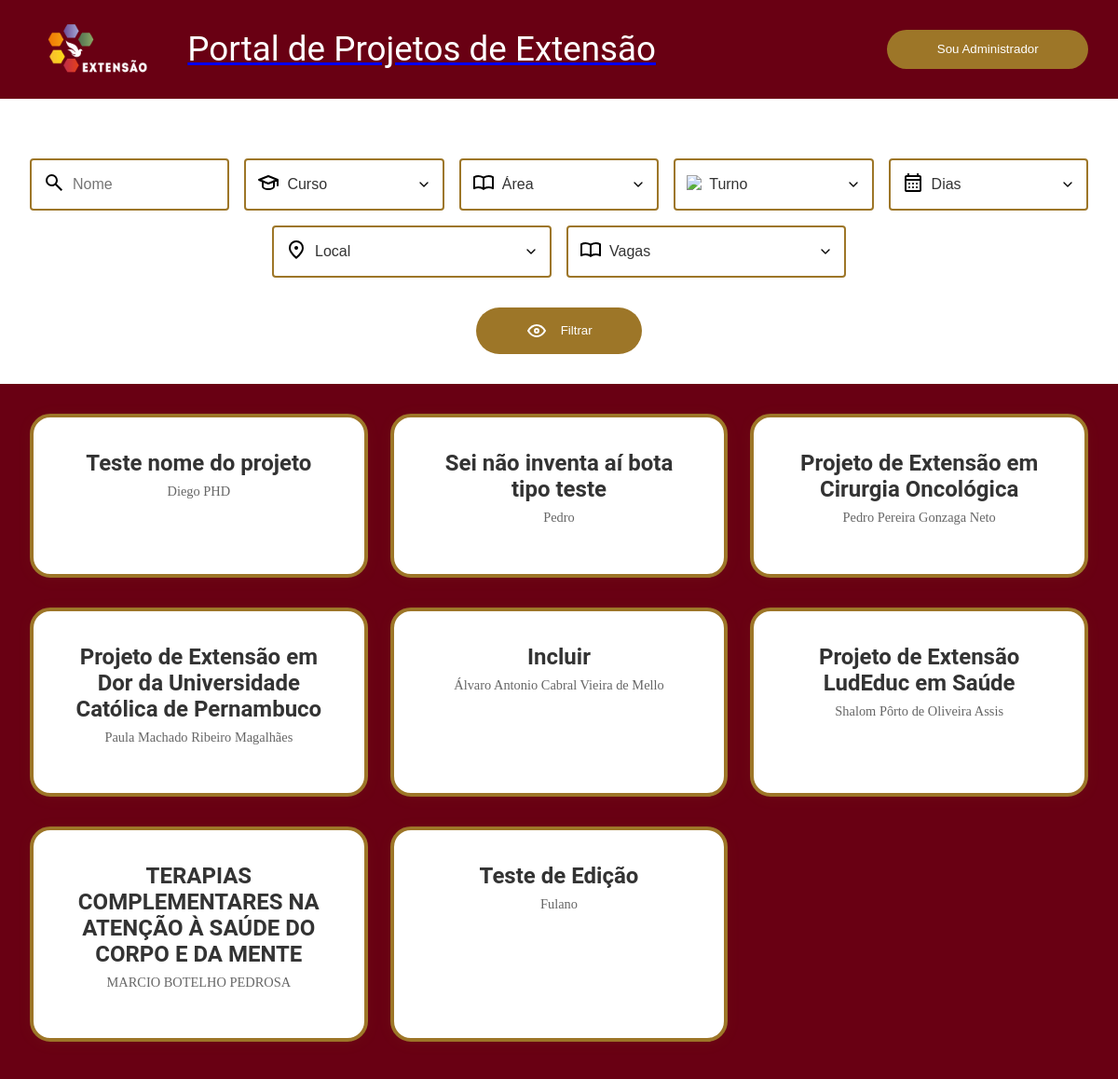
The page / on the database its author committed.
### portalExtensaoUnicap_app/models.py (models this page shows, shortened)
class projeto(models.Model):
    id=models.BigAutoField(primary_key=True)
    identificacao_unica=models.TextField(max_length=9, blank=False, null=False)
    titulo=models.TextField(max_length=300, blank=False, null=False)
    proposta=models.TextField(max_length=3000, blank=False, null=False)
    curso=models.TextField(max_length=150, blank=False, null=False)
    coordenador=models.TextField(max_length=150, blank=False, null=False)
    ch_total=models.IntegerField(blank=False, null=False)
    ch_semanal_docente=models.IntegerField(blank=False, null=False)
    ch_semanal_estudante=models.IntegerField(blank=False, null=False)
    data_inicio=models.DateField(auto_now=False, auto_now_add=False)
    data_termino=models.DateField(auto_now=False, auto_now_add=False)
    instagram=models.TextField(blank=True)
    contato=models.TextField(blank=False)
    formulario=models.TextField(blank=True)
    aceitando=models.BooleanField(default=True)

### portalExtensaoUnicap_app/views.py (the view)
# urls.py: path('', views.PortalExtensaoView, name='menu'),
def PortalExtensaoView(request):
    projetos = projeto.objects.all()
    cursos=projeto.objects.values_list('curso', flat=True).distinct()
    areas_lista=areas.objects.values_list('area', flat=True).distinct();
    area_filter=request.GET.get('area')
    if area_filter:
        projetos=projetos.filter(areas__area=area_filter).distinct()
    turno_filter=request.GET.get('turno')
    if turno_filter:
        projetos=projetos.filter(dias__turno=turno_filter).distinct()
    dia_filter=request.GET.get('dia')
    if dia_filter:
        projetos=projetos.filter(dias__dia=dia_filter).distinct()
    local_filter=request.GET.get('local')
    if local_filter:
        projetos=projetos.filter(dias__lugar=local_filter).distinct()
    curso_filter=request.GET.get('curso')
    if curso_filter:
        projetos=projetos.filter(curso=curso_filter)
    search_name=request.GET.get('search_name')
    if search_name:
        projetos=projetos.filter(titulo__icontains=search_name)
    vagas_filter=request.GET.get('vagas');
    if vagas_filter=="1":
        projetos=projetos.filter(aceitando=True);
    return render(request, 'admin-cards.html', {
        'current_page': 'public-cards',
        'portalExtensaoUnicap_app_projetos': projetos,
        'cursos': cursos,
        'areas_lista': areas_lista,
    })

### portalExtensaoUnicap_app/templates/admin-cards.html (shortened to what this page needs)
{% extends 'admin-base.html' %}
{% load static %}
{% block projetos %}
<div id="project-grid" class="projects-grid">
    {% for projeto in portalExtensaoUnicap_app_projetos %}
    <a href="{% url 'project' projeto.id %}" class="project-card">
        <h2>{{ projeto.titulo }}</h2>
        <p class="professor">{{ projeto.coordenador }}</p>
    </a>
    {% empty %}
    <p style="text-align: center;">Nenhum projeto cadastrado ainda.</p>
    {% endfor %}
</div>
{% endblock %}

### portalExtensaoUnicap_app/templates/admin-base.html (shortened to what this page needs)
{% extends 'base.html' %} {% block conteudo %} {% load static %}
<div class="admin-menu">
	<form id="filter-form" method="get">
	<div class="filters">
		<div class="search-box">
            <span class="search-icon"><img src="{% static 'graphics/lupa.svg' %}"></span>
            <input type="text" name="search_name" placeholder="Nome" />
        </div>
		<div class="filter-dropdown">
			<span class="curso-icon"
				><img src="{% static 'graphics/school.svg' %}"
			/></span>
			<select name="curso">
				<option value="">Curso</option>
			</select>
		</div>
		<div class="filter-dropdown">
			<span class="area-icon"
				><img src="{% static 'graphics/area.svg' %}"
			/></span>
			<select name="area">
				<option value="">Área</option>
			</select>
		</div>
		<div class="filter-dropdown">
			<span class="shift-icon"
				><img src="{% static 'graphics/shift.svg' %}"
			/></span>
			<select name="turno">
				<option value="">Turno</option>
			</select>
		</div>
		<div class="filter-dropdown">
			<span class="days-icon"
				><img src="{% static 'graphics/calendar.svg' %}"
			/></span>
			<select name="dia">
				<option value="">Dias</option>
			</select>
		</div>
		<div class="filter-dropdown">
			<span class="location-icon"
				><img src="{% static 'graphics/place.svg' %}"
			/></span>
			<select name="local">
				<option value="">Local</option>
			</select>
		</div>
		<div class="filter-dropdown">
			<span class="area-icon"
				><img src="{% static 'graphics/area.svg' %}"
			/></span>
			<select name="vagas">
				<option value="">Vagas</option>
			</select>
		</div>
	</div>
	<div class="actions-container">
		<button type="submit" id="botao_filtrar">
			<img src="{% static 'graphics/eye.svg' %}" /> Filtrar
		</button>
	</div>
	</form>
</div>
<div class="project-listing">
	{% block projetos %} {% endblock %}
</div>
{% endblock %}

### portalExtensaoUnicap_app/templates/base.html (shortened to what this page needs)
<!DOCTYPE html>
<html lang="pt-br">
	<head>
		{% load static %}
		<link rel="stylesheet" href="{% static 'style.css' %}" />
	</head>
	<body class="{{current_page}}">
		<nav>
			<div class="left-nav">
				<img
					src="{% static 'graphics/extensao-marca-gomos-cor.png' %}"
					id="logo"
					alt="Logo UNICAP" />
				<a href="/">
					<h1>Portal de Projetos de Extensão</h1>
				</a>
			</div>
			<div class="right-nav">
				<form action="{% url 'login' %}">
					<button type="submit">Sou Administrador</button>
				</form>
			</div>
		</nav>
		<main>{% block conteudo %} {% endblock %}</main>
	</body>
</html>

### portalExtensaoUnicap_app/static/style.css (style rules this page uses)
:root { --main-color:#690013; --accent-color:#9D7628; --text-color:#fff; --text-size:1em; --h1-size:2.3em; --border-radius:28px; }
h1 { font-size: var(--h1-size); }
h2 { font-size: 1.8em; }
h1,h2,h3,h4 { font-family: 'Roboto', sans-serif; }
* { margin: 0; padding: 0; box-sizing: border-box; }
body { font-size: var(--text-size); margin: 0; min-height: 100vh; display: flex; flex-direction: column; }
nav h1 { color: var(--text-color); margin: 0; font-weight: normal; }
nav { background-color: var(--main-color); display: flex; flex-direction: row; width: 100vw; max-width: 100%; height: fit-content; padding: 1rem 0; }
.left-nav { display: flex; flex-direction: row; align-items: center; justify-content: flex-start; flex-grow: 1; padding-left: 2rem; gap: 1rem; }
.right-nav { display: flex; flex-direction: row; align-items: center; justify-content: flex-end; flex-grow: 1; padding-right: 2rem; }
#logo { height: calc(var(--h1-size)*2); max-width: 100%; object-fit: contain; }
button { background-color: var(--accent-color); padding: calc(var(--text-size)) calc(var(--text-size)*4); border: none; border-radius: var(--border-radius); color: var(--text-color); display: flex; direction: row; align-items: center; justify-content: center; gap: var(--text-size); cursor: pointer; transition: transform 0.2s ease; }
.actions-container { display: flex; gap: 1rem; margin-bottom: 2rem; justify-content: center; flex-wrap: wrap; }
.admin-menu { width: 100%; max-width: 1400px; margin: 2rem auto; padding: 0 2rem; background-color: var(--main); }
.filters { display: flex; gap: 1rem; margin-bottom: 2rem; flex-wrap: wrap; justify-content: center; }
.search-box, .filter-dropdown { background-color: var(--text-color); padding: 0.75rem; border-radius: 4px; display: flex; align-items: center; gap: 0.5rem; border: 2px solid var(--accent-color); min-width: 180px; flex: 1; max-width: 300px; }
.search-box input, .filter-dropdown select { border: none; outline: none; background: none; font-size: 1rem; width: 100%; color: #333; }
.filter-dropdown select { -webkit-appearance: none; -moz-appearance: none; appearance: none; padding-right: 20px; background-size: 1em; }
.projects-grid { width: 100%; min-height: calc(100vh - 200px); margin: 0; padding: 2rem; background-color: var(--main-color); display: grid; grid-template-columns: repeat(auto-fill, minmax(280px, 1fr)); gap: 1.5rem; }
.project-card { background-color: var(--text-color); border-radius: 10px; padding: 1.5rem; border: 2px solid var(--accent-color); text-decoration: none; color: inherit; display: block; transition: transform 0.3s ease, box-shadow 0.3s ease; }
.project-card h2 { color: #333; margin-bottom: 0.5rem; font-size: 1.5rem; text-align: center; }
.professor { color: #666; font-size: 0.9rem; margin-bottom: 1rem; text-align: center; }
.project-card { background: #fff; border: 4px solid var(--accent-color); border-radius: 22px; padding: 2.2rem 2.5rem; box-shadow: 0 2px 16px rgba(157, 118, 40, 0.07); margin-bottom: 0.5rem; }

### rows shown on the page
projeto: titulo "Teste nome do projeto", coordenador "Diego PHD"
projeto: titulo "Sei não inventa aí bota tipo teste", coordenador "Pedro"
projeto: titulo "Projeto de Extensão em Cirurgia Oncológica", coordenador "Pedro Pereira Gonzaga Neto"
projeto: titulo "Projeto de Extensão em Dor da Universidade Católica de Pernambuco", coordenador "Paula Machado Ribeiro Magalhães"
projeto: titulo "Incluir", coordenador "Álvaro Antonio Cabral Vieira de Mello"
projeto: titulo "Projeto de Extensão LudEduc em Saúde", coordenador "Shalom Pôrto de Oliveira Assis"
projeto: titulo "TERAPIAS COMPLEMENTARES NA ATENÇÃO À SAÚDE DO CORPO E DA MENTE", coordenador "MARCIO BOTELHO PEDROSA"
projeto: titulo "Teste de Edição", coordenador "Fulano"
